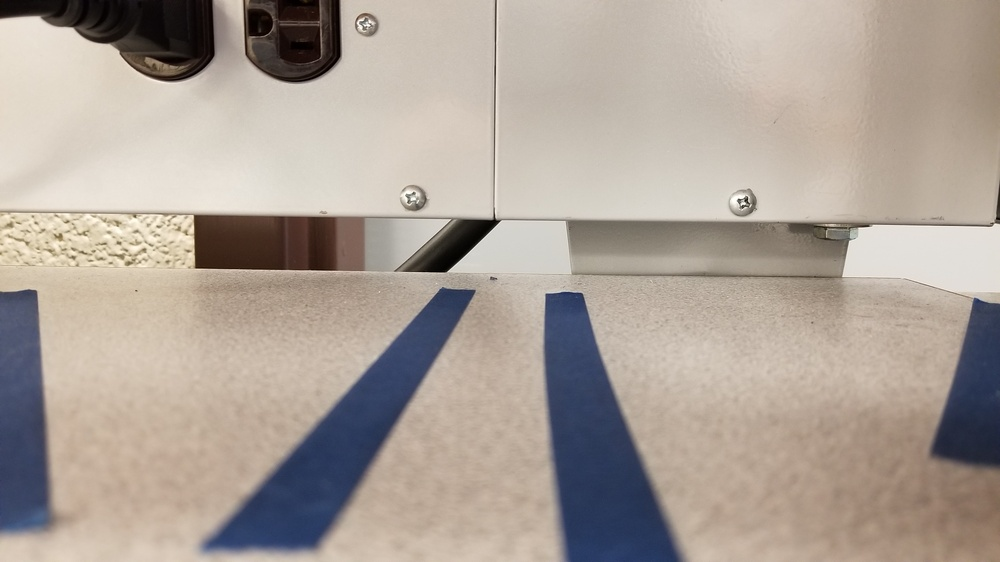
#> input picture LaneDetectionSandbox/20191017_113252.jpg, 1000 x 562 px, shrunk from 4032 x 2268 before the run
$ python -i ReddFollower.py   (imports and definitions only)
#> lines starting #> are read from the running program, lines starting #| are printed output that depends on the picture; after the words box and inside, x2 and y2 are one past the last pixel; in counts of white or black regions, pixels touching at a corner belong together
"""
Lane detection and following algorithm
"""
import cv2
import numpy as np


class ReddFollower:

    def __init__(self):
        # do nothing
        self.steering_state = '.'  # '.' means don't turn, '<' means turn left, '>' means turn right
        self.car_control_speed = 0.6
        self.car_control_steering_angle = 0.0
        self.birdseye_transform_matrix = np.load('car_perspective_transform_matrix.npy')

    def filter_bright(self, frame):
        """
        Looks for the brightest colors in the images
        """
        # frameblur = cv2.blur(frame, (10, 10))
        framehsv = cv2.cvtColor(frame, cv2.COLOR_BGR2HSV)
        framethresh = cv2.inRange(cv2.extractChannel(framehsv, 2), 175, 255)

        frameb = cv2.extractChannel(frame, 0)
        frameg = cv2.extractChannel(frame, 1)
        framer = cv2.extractChannel(frame, 2)

        newframe = frame.copy()
        newframe[:, :, 0] = cv2.bitwise_and(frameb, framethresh)
        newframe[:, :, 1] = cv2.bitwise_and(frameg, framethresh)
        newframe[:, :, 2] = cv2.bitwise_and(framer, framethresh)

        return newframe  # returns

    def find_edges(self, frame, lowthresh=50, highthresh=200):
        """
        Find edges of the given image.
        """
        return cv2.Canny(frame, lowthresh, highthresh)

    def separate_white_yellow(self, frame):
        """
        Separates white and yellow components of image, kind of.
        That's what it's used for, but it basically white and not white.
        """
        frameb = cv2.extractChannel(frame, 0)
        white = cv2.inRange(frameb, 128, 255)
        notwhite = cv2.inRange(white, 0, 0)
        notblack = cv2.inRange(frameb, 1, 255)
        yellow = cv2.bitwise_and(notwhite, notblack)
        return white, yellow

    def find_limit_lines(self, white_edges):
        """
        looks in bottom quarter of image for horizontal lines that are limit lines.
        Pass in white edges image to work properly.
        Returns True if a limit line was found.
        Returns False if not.
        """
        try:
            # Find lines
            # theta values:
            # 0 corresponds to vertical
            # pi/4 corresponds to diagonal from lower left-hand corner to upper right-hand corner
            # pi/2 corresponds to horizontal line
            high = white_edges.shape[0]
            low = int(3*high/4)
            white_edges_bottom_fourth = white_edges[low:high, :]
            limitlines = cv2.HoughLines(white_edges_bottom_fourth, 2, np.pi / 180, 200,
                                        min_theta=80 * np.pi / 180, max_theta =100 * np.pi / 180)
            limitline = np.mean(limitlines, 0)  # takes average of all lines found
            limitline = np.mean(limitline, 0)  # rightline is a list in a list, so this gets rid of the outer list

            return True, limitline, low
        except:
            # nothing found, don't do anything
            return False, (0, 0), 0

    def find_right_lane(self, white_edges):
        """
        Looks in bottom half of image for white lane
        Pass in the white edges image
        """
        try:

            percentage_crop = .4
            width = int(white_edges.shape[1] * percentage_crop)
            black = np.zeros((white_edges.shape[0], width), "uint8")
            white_edges[:, 0:width] = black
            rightlines = cv2.HoughLines(white_edges, 1, np.pi/180, 40,
                                        min_theta=-45*np.pi/180, max_theta=45*np.pi/180)
            rightline = np.mean(rightlines, 0)  # takes average of all lines found
            rightline = np.mean(rightline, 0)  # rightline is a list in a list, so this gets rid of the outer list

            return True, rightline, 0
        except:
            # nothing found, don't do anything
            return False, (0, 0), 0

    def find_left_lane(self, frame):
        """
        Looks in bottom half of image for yellow lane
        Pass in the yellow edges image
        """
        try:
            # Find lines
            # theta values:
            # 0 corresponds to vertical
            # pi/4 corresponds to diagonal from lower left-hand corner to upper right-hand corner
            # pi/2 corresponds to horizontal line
            high = frame.shape[0]
            low = int(2/3*high)
            white_edges_bottom_fourth = frame[low:high, :]

            leftlines = cv2.HoughLines(white_edges_bottom_fourth, 1, np.pi / 180, 20,
                                        min_theta=-45 * np.pi / 180, max_theta =70 * np.pi / 180)
            leftline = np.mean(leftlines, 0)  # takes average of all lines found
            leftline = np.mean(leftline, 0)  # rightline is a list in a list, so this gets rid of the outer list

            return True, leftline, low
        except:
            # nothing found, don't do anything
            return False, (0, 0), 0

    def steering_control(self, lane_parameters, print_info=False):
        """
        To control the steering
        """
        if lane_parameters[1] > 0:  # if the angle is to the right
            if self.steering_state != '>':  # if we haven't already
                self.steering_state = '>'  # tell the car to turn right
                if print_info:
                    print('turn right')  # inform the user
        else:  # if the angle is to the left
            if self.steering_state != '<':  # if we haven't already
                self.steering_state = '<'  # tell the car to turn left
                if print_info:
                    print('turn left')  # inform the user


    def find_lanes(self, frame, show_images=False):
        """
        The main function to call in this class
        """

        # Find limit line
        newframe = self.filter_bright(frame)  # looks for bright (white, yellow) colors in image
        white, yellow = self.separate_white_yellow(newframe)  # separates whites and yellows
        white_edges = self.find_edges(white)  # find white edges

        limit_found, limit_parameters, offset = self.find_limit_lines(white_edges)  # looks for horizonal limit lines

        # Find lanes
        birdseye_frame = cv2.warpPerspective(frame, self.birdseye_transform_matrix, (200, 200))  # transform to birdseye view
        newframe = self.filter_bright(birdseye_frame)  # looks for bright (white, yellow) colors in image
        white, yellow = self.separate_white_yellow(newframe)  # separates whites and yellows
        white_edges = self.find_edges(white)  # find white edges
        yellow_edges = self.find_edges(yellow)  # find yellow edges

        right_lane_found, right_parameters, right_offset = self.find_right_lane(white_edges)  # looks for right lane
        left_lane_found, left_parameters, left_offset = self.find_left_lane(yellow_edges)  # looks for right lane

        # Show lines on images if desired
        if left_lane_found:
            self.steering_control(left_parameters)

        if abs(left_parameters[1]) > 0:
            if self.steering_state == '<':
                self.car_control_steering_angle = -5
            elif self.steering_state == '>':
                self.car_control_steering_angle = 5

        """
        if (self.steering_state == '<') and (left_parameters[1] > 0):
            self.steering_state = '.'
            self.car_control_steering_angle = 0
        elif (self.steering_state == '>') and (left_parameters[1] < 0):
            self.steering_state = '.'
            self.car_control_steering_angle = 0
        """

        control_values = (self.car_control_speed, self.car_control_steering_angle, self.steering_state, limit_found)

        if show_images:
            if limit_found:  # if a limit line is found
                self.show_line_on_image(frame, limit_parameters[0], limit_parameters[1],
                                        offset=offset)  # draw it on the image

            if right_lane_found:  # if a right line is found
                self.show_line_on_image(birdseye_frame, right_parameters[0], right_parameters[1],
                                        offset=right_offset)  # draw it on the image

            if left_lane_found:  # if a right line is found
                self.show_line_on_image(birdseye_frame, left_parameters[0], left_parameters[1],
                                        offset=left_offset)  # draw it on the image
            cv2.imshow('frame', frame)
            cv2.imshow('misc', white_edges)
            cv2.imshow('yellow', yellow_edges)
            cv2.imshow('birdseye', birdseye_frame)

        return birdseye_frame, control_values  # return these images for plotting

    def show_line_on_image(self, img, r, theta, offset=0):
        a = np.cos(theta)  # Stores the value of cos(theta) in a
        b = np.sin(theta)  # Stores the value of sin(theta) in b
        x0 = a * r  # x0 stores the value rcos(theta)
        y0 = b * r  # y0 stores the value rsin(theta)
        x1 = int(x0 + 1000 * (-b))  # x1 stores the rounded off value of (rcos(theta)-1000sin(theta))
        y1 = int(y0 + 1000 * (a))  # y1 stores the rounded off value of (rsin(theta)+1000cos(theta))
        x2 = int(x0 - 1000 * (-b))  # x2 stores the rounded off value of (rcos(theta)+1000sin(theta))
        y2 = int(y0 - 1000 * (a))  # y2 stores the rounded off value of (rsin(theta)-1000cos(theta))

        # cv2.line draws a line in img from the point(x1,y1) to (x2,y2).
        cv2.line(img, (x1, y1 + offset), (x2, y2 + offset), (0, 0, 255), 2)

>>> import cv2
>>> picture = cv2.imread('20191017_113252.jpg')
#> picture is the input picture: shape (562, 1000, 3); mean B, G, R 152.6, 161.8, 172.5
>>> result = ReddFollower().find_lanes(picture)
#> (reads LaneDetectionSandbox/car_perspective_transform_matrix.npy from the repository)
#> in filter_bright, `framehsv = cv2.cvtColor(frame, cv2.COLOR_BGR2HSV)`: framehsv: shape (562, 1000, 3); mean H, S, V 26.8, 48.3, 176.7
#> in filter_bright, `framethresh = cv2.inRange(cv2.extractChannel(framehsv, 2), 175, 255)`:
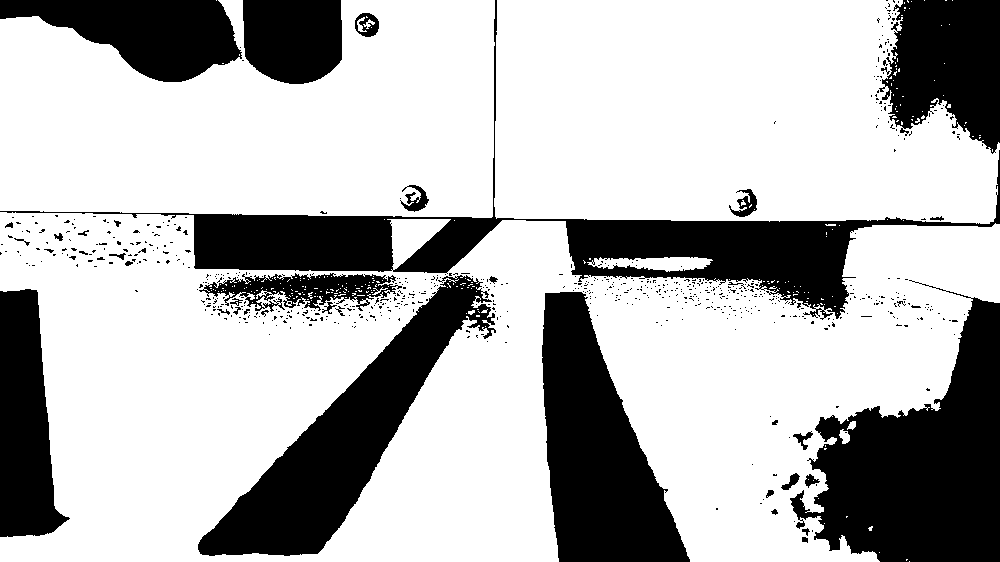
#> framethresh: shape (562, 1000); 70.9% white; 708 black regions (668 under 20 px), largest, box (x1, y1, x2, y2) and area: (0, 0, 1000, 320) 32482, (790, 280, 1000, 562) 31122, (198, 275, 496, 556) 24185
#> in separate_white_yellow, `yellow = cv2.bitwise_and(notwhite, notblack)`: yellow: shape (562, 1000); 0% white in thin lines or dots, all inside (x1, y1, x2, y2) = (1, 222, 188, 259)
#> in find_edges, `return cv2.Canny(frame, lowthresh, highthresh)`:
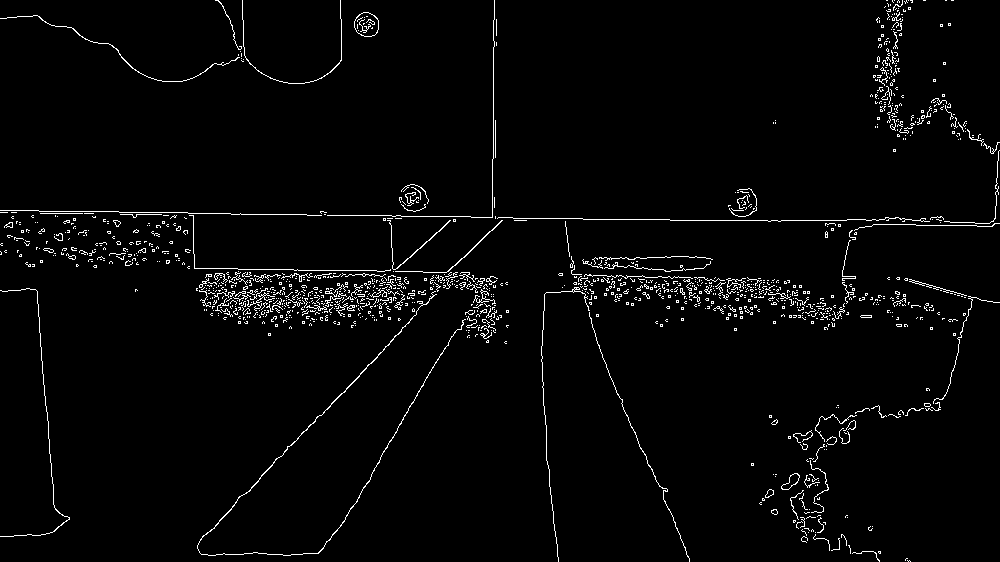
#> returned value: shape (562, 1000); 2.6% white in thin lines or dots
#> in find_limit_lines, `white_edges_bottom_fourth = white_edges[low:high, :]`:
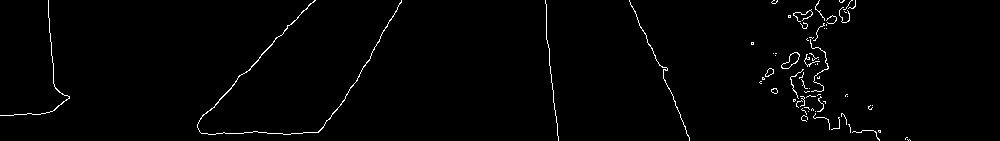
#> white_edges_bottom_fourth: shape (141, 1000); 1.3% white in thin lines or dots
#> in find_limit_lines, `limitlines = cv2.HoughLines(white_edges_bottom_fourth, 2, np.pi / 180,..`: limitlines = None
#> in find_lanes, `limit_found, limit_parameters, offset = self.find_limit_lines(white_ed..`: limit_found = False; limit_parameters = (0, 0); offset = 0
#> in filter_bright (call 2), `framehsv = cv2.cvtColor(frame, cv2.COLOR_BGR2HSV)`: framehsv: shape (200, 200, 3); mean H, S, V 17.2, 36.4, 118
#> in filter_bright (call 2), `framethresh = cv2.inRange(cv2.extractChannel(framehsv, 2), 175, 255)`:
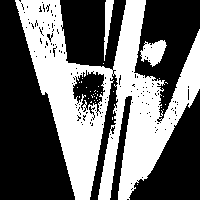
#> framethresh: shape (200, 200); 41.7% white; 36 white regions (33 under 20 px), largest, box (x1, y1, x2, y2) and area: (15, 0, 200, 200) 15891, (140, 40, 167, 67) 441, (104, 0, 114, 61) 288
#> in filter_bright (call 2), `framer = cv2.extractChannel(frame, 2)`:
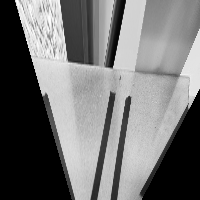
#> framer: shape (200, 200); min 0, max 255, mean 116
#> in separate_white_yellow (call 2), `frameb = cv2.extractChannel(frame, 0)`:
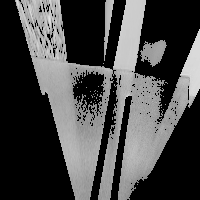
#> frameb: shape (200, 200); min 0, max 229, mean 71.4
#> in separate_white_yellow (call 2), `white = cv2.inRange(frameb, 128, 255)`: white: shape (200, 200); 41.7% white; 36 white regions (33 under 20 px), largest, box (x1, y1, x2, y2) and area: (15, 0, 200, 200) 15889, (140, 40, 167, 67) 441, (104, 0, 114, 61) 288
#> in separate_white_yellow (call 2), `yellow = cv2.bitwise_and(notwhite, notblack)`: yellow: shape (200, 200); 0.01% white in thin lines or dots, all inside (x1, y1, x2, y2) = (33, 25, 36, 35)
#> in find_edges (call 2), `return cv2.Canny(frame, lowthresh, highthresh)`: returned value: shape (200, 200); 6.6% white in thin lines or dots
#> in find_edges (call 3), `return cv2.Canny(frame, lowthresh, highthresh)`: returned value: shape (200, 200); 0.04% white in thin lines or dots, all inside (x1, y1, x2, y2) = (32, 24, 37, 36)
#> in find_right_lane, `white_edges[:, 0:width] = black`:
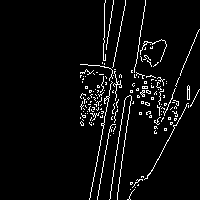
#> white_edges: shape (200, 200); 4.8% white in thin lines or dots, all inside (x1, y1, x2, y2) = (80, 0, 200, 200)
#> in find_right_lane, `rightlines = cv2.HoughLines(white_edges, 1, np.pi/180, 40, min_theta=-..`: rightlines = 41 rows, first 8: [123, 0.175], [143, 0.14], [130, 0.175], [125, 0.192], [104, 0.0175], [105, 0.0349], [195, 0.384], [144, 0.157]
#> in find_right_lane, `rightline = np.mean(rightlines, 0)`: rightline = [[127.8, 0.119]]
#> in find_right_lane, `rightline = np.mean(rightline, 0)`: rightline = [127.8, 0.119]
#> in find_lanes, `right_lane_found, right_parameters, right_offset = self.find_right_lan..`: right_lane_found = True; right_parameters = [127.8, 0.119]; right_offset = 0
#> in find_left_lane, `white_edges_bottom_fourth = frame[low:high, :]`: white_edges_bottom_fourth: shape (67, 200); every value is 0
#> in find_left_lane, `leftlines = cv2.HoughLines(white_edges_bottom_fourth, 1, np.pi / 180, ..`: leftlines = None
#> in find_lanes, `left_lane_found, left_parameters, left_offset = self.find_left_lane(ye..`: left_lane_found = False; left_parameters = (0, 0); left_offset = 0
#> in find_lanes, `control_values = (self.car_control_speed, self.car_control_steering_an..`: control_values = (0.6, 0, '.', False)
